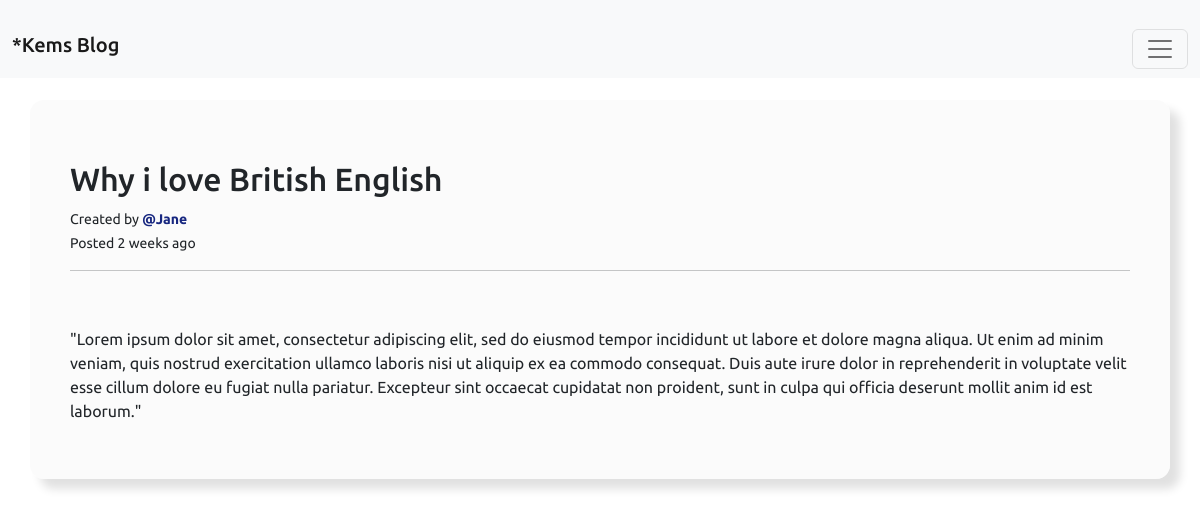
The app's page /post/13/ (signed in) with its own data.
### blogApp/models.py (models this page shows, shortened)
class Post(models.Model):
    author = models.ForeignKey(User, on_delete=models.CASCADE)
    image = models.ImageField(upload_to='BlogPictures')
    title = models.CharField(max_length=200)
    content = models.TextField()
    updated = models.DateTimeField(default=timezone.now)
    date_posted = models.DateTimeField(default=timezone.now)
    class Meta:
        ordering = ['-updated']

### blogApp/views.py (the view)
# urls.py: path('post/<int:id>/', views.postDetail, name='post-detail'),
@login_required(login_url='/login')
def postDetail(request, id):
    posts = Post.objects.get(pk=id)
    context = {
        'posts':posts
    }
    return render(request, 'blogApp/post_detail.html', context)

### blogApp/templates/blogApp/post_detail.html (shortened to what this page needs)
{% extends 'blogApp/Base.html' %}
{% load static %}
{% block content %}
<div class="container" id="card" style="padding:40px; ">
    <div class="card-header">
        <h2>{{posts.title}}</h2>
        <small>Created by <strong><a style="text-decoration: none; color: rgb(23, 39, 128);" href="#">@{{ posts.author }}</a></strong></small><br>
        <small>Posted {{ posts.date_posted|timesince }} ago</small>  <hr>
    </div>
    <div class="card-body">
         <p>
           {{ posts.content }}
         </p>
    </div>
  </div>
{% endblock content %}

### blogApp/static/blogApp/blog.css (style rules this page uses)
* { font-family: 'Barlow', sans-serif; font-family: 'PT Sans', sans-serif; font-family: 'Roboto', sans-serif; font-family: 'Signika Negative', sans-serif; font-family: 'Tilt Neon', cursive; font-family: 'Ubuntu', sans-serif; }

### blogApp/static/blogApp/postAndLog.css (style rules this page uses)
* { margin-bottom: 0px; padding-top: 20px; font-family: 'Barlow', sans-serif; font-family: 'PT Sans', sans-serif; font-family: 'Roboto', sans-serif; font-family: 'Signika Negative', sans-serif; font-family: 'Tilt Neon', cursive; font-family: 'Ubuntu', sans-serif; }
#card { padding-left: 25px; padding-right: 25px; padding-bottom: 25px; margin-top: 20px; background-color:rgba(250, 250, 250, 0.705); border-radius: 14px; box-shadow: 10px 10px 10px rgba(0, 0, 0, 0.12); }

### records on screen
Post: title "Why i love British English", author "Jane", date_posted "2 weeks", content "\"Lorem ipsum dolor sit amet, consectetur adipiscing elit, sed do eiusmod tempor incididunt ut labore et dolore magna aliqua. Ut enim ad minim veniam, quis nostrud exercitation ullamco laboris nisi ut aliquip ex ea commodo consequat. Duis aute irure dolor in reprehenderit in voluptate velit esse cillum dolore eu fugiat nulla pariatur. Excepteur sint occaecat cupidatat non proident, sunt in culpa qui officia deserunt mollit anim id est laborum.\""
